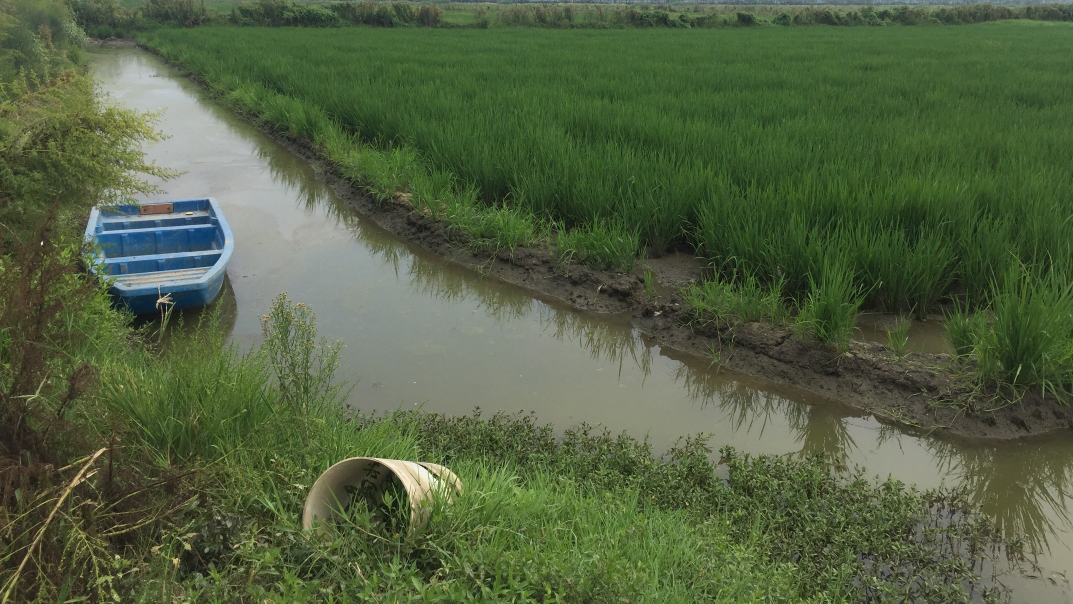
#> input picture Image/CrayfishRice.jpg, 3219 x 1811 px (shown at 1/3 size)
$ python OpenCV_ImageShow.py
#> lines starting #> are read from the running program, lines starting #| are printed output that depends on the picture
#coding:utf-8
import cv2,os
import numpy as np
from matplotlib import pyplot as plt

#用来正常显示中文标签
plt.rcParams['font.sans-serif']=['SimHei']
plt.rcParams['font.sans-serif']=['Times New Roman']
plt.rcParams['axes.unicode_minus'] = False# 显示负号
plt.rcParams['figure.dpi'] = 100 #分辨率

#图片基本信息获取及不同效果显示
# [98 lines left out: functions cvshowbasicimg, getGrayHist, getRGBHist, not called in this run]

#获取RGB三个通道的直方图并绘制到一张图里
def getRGBHistOnebyOne(img):
#> called with img = 'CrayfishRice.jpg'
    img_bgr = cv2.imread(img, cv2.IMREAD_COLOR) #OpenCV读取颜色顺序：BRG
#> img_bgr is the input picture: shape (1811, 3219, 3); mean B, G, R 65.6, 96.7, 82.3
    img_b = img_bgr[..., 0]
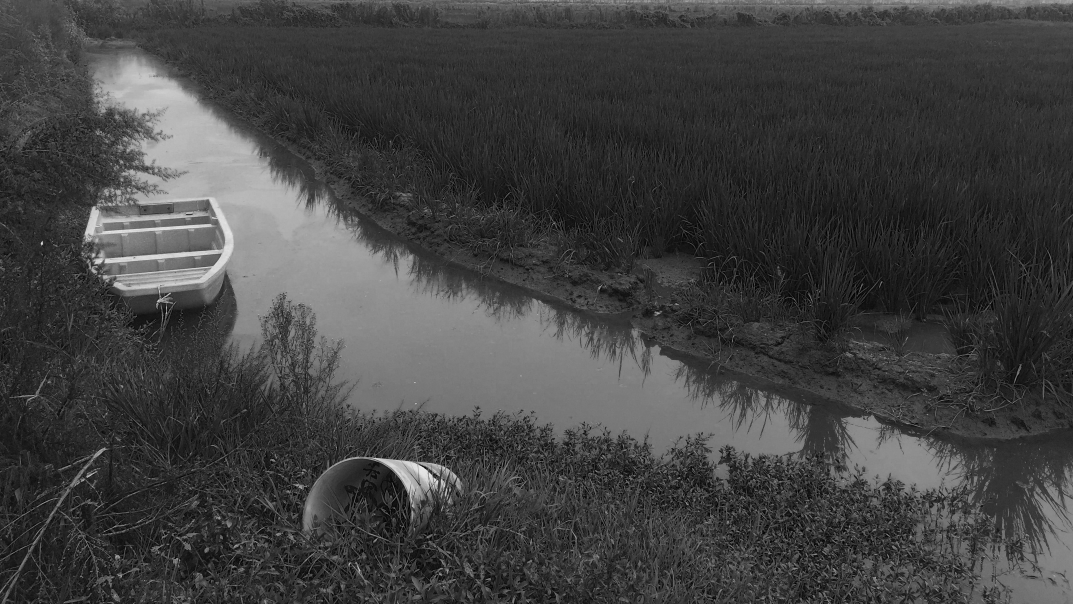
#> img_b: shape (1811, 3219) (shown at 1/3 size); min 0, max 255, mean 65.6
    img_g = img_bgr[..., 1]
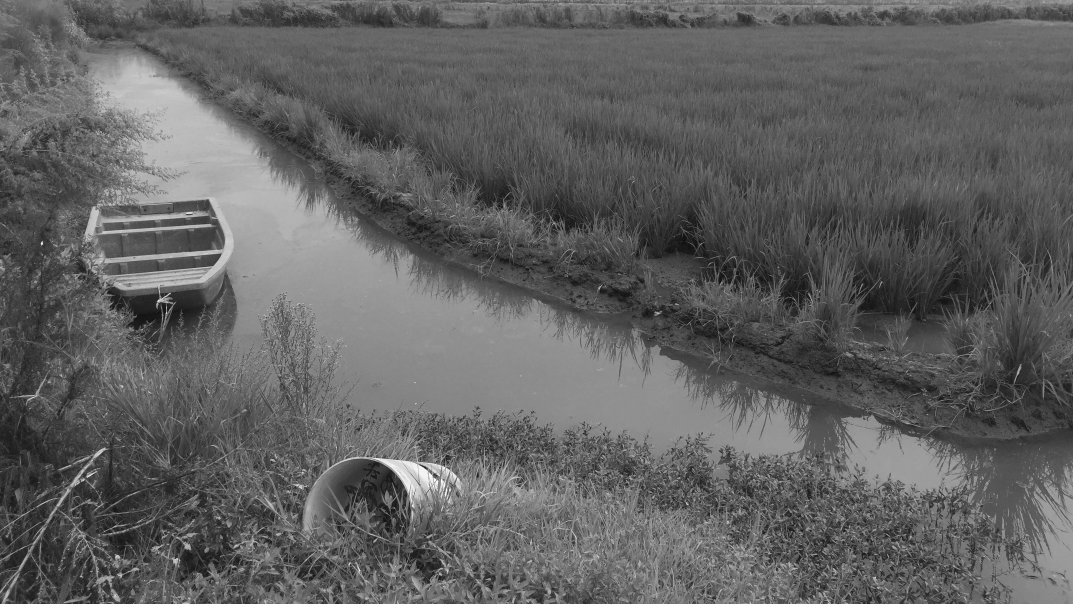
#> img_g: shape (1811, 3219) (shown at 1/3 size); min 1, max 255, mean 96.7
    img_r = img_bgr[..., 2]
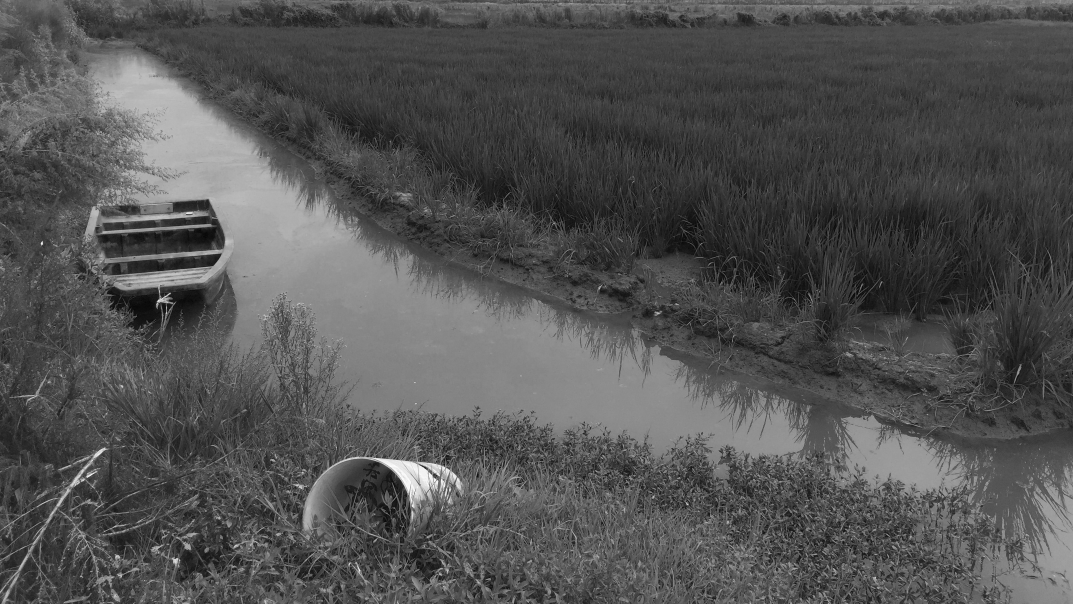
#> img_r: shape (1811, 3219) (shown at 1/3 size); min 0, max 255, mean 82.3

    # 按R、G、B三个通道分别计算颜色直方图
    b_hist = cv2.calcHist([img_bgr], [0], None, [256], [0, 256])
#> b_hist = 256 values, max 109799 at index 49, min 0 at index 252, mean 22771.9
    g_hist = cv2.calcHist([img_bgr], [1], None, [256], [0, 256])
#> g_hist = 256 values, max 85815 at index 94, min 0 at index 0, mean 22771.9
    r_hist = cv2.calcHist([img_bgr], [2], None, [256], [0, 256])
#> r_hist = 256 values, max 104149 at index 66, min 76 at index 254, mean 22771.9

    fig = plt.gcf()                                  #分通道显示图片
    fig.set_size_inches(10, 15)

    plt.subplot(241)
    plt.imshow(np.flip(img_bgr, axis=2))             #展平图像数组并显示
    plt.axis('off')
    plt.title('Image')

    plt.subplot(242)
    plt.imshow(img_r, cmap='gray')
    plt.axis('off')
    plt.title('R')

    plt.subplot(243)
    plt.imshow(img_g, cmap='gray')
    plt.axis('off')
    plt.title('G')

    plt.subplot(244)
    plt.imshow(img_b, cmap='gray')
    plt.axis('off')
    plt.title('B')

    plt.subplot(245)
    # 显示3个通道的颜色直方图
    plt.plot(b_hist, label='B', color='blue')
    plt.plot(g_hist, label='G', color='green')
    plt.plot(r_hist, label='R', color='red')
    plt.legend(loc='best')
    plt.xlim([0, 256])

    plt.subplot(246)
    # 显示单个通道的颜色直方图
    plt.plot(r_hist, label='R', color='red')
    plt.legend(loc='best')
    plt.xlim([0, 256])

    plt.subplot(247)
    # 显示1个通道的颜色直方图
    plt.plot(g_hist, label='G', color='green')
    plt.legend(loc='best')
    plt.xlim([0, 256])

    plt.subplot(248)
    # 显示1个通道的颜色直方图
    plt.plot(b_hist, label='B', color='blue')
    plt.legend(loc='best')
    plt.xlim([0, 256])

    plt.show()
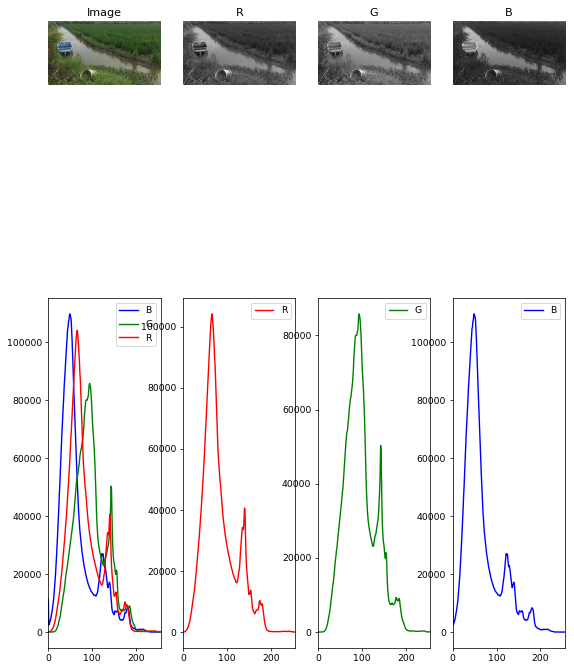
#> figure drawn by matplotlib, 8 panels; panel 5: curve peaks at x = 49, y = 109799; panel 5: curve peaks at x = 94, y = 85815; panel 5: curve peaks at x = 66, y = 104149; panel 6: curve peaks at x = 66, y = 104149


if __name__=='__main__':
    #获取工程根目录的路径
    rootPath = os.path.abspath(os.path.dirname(os.path.dirname(__file__)))
    #print('rootPath:'+rootPath)
    #数据文件路径
    dataPath = os.path.abspath(rootPath + r'\Image')
    #print('dataPath:'+dataPath)
    #切换目录
    os.chdir(dataPath)
    #SHP文件路径
    imgFile ="CrayfishRice.jpg"
    #cvshowbasicimg(imgFile)
    #getGrayHist(imgFile)
    #getRGBHist(imgFile)
    getRGBHistOnebyOne(imgFile)

$ run again, with Image/YellowPeaches.jpg copied over Image/CrayfishRice.jpg
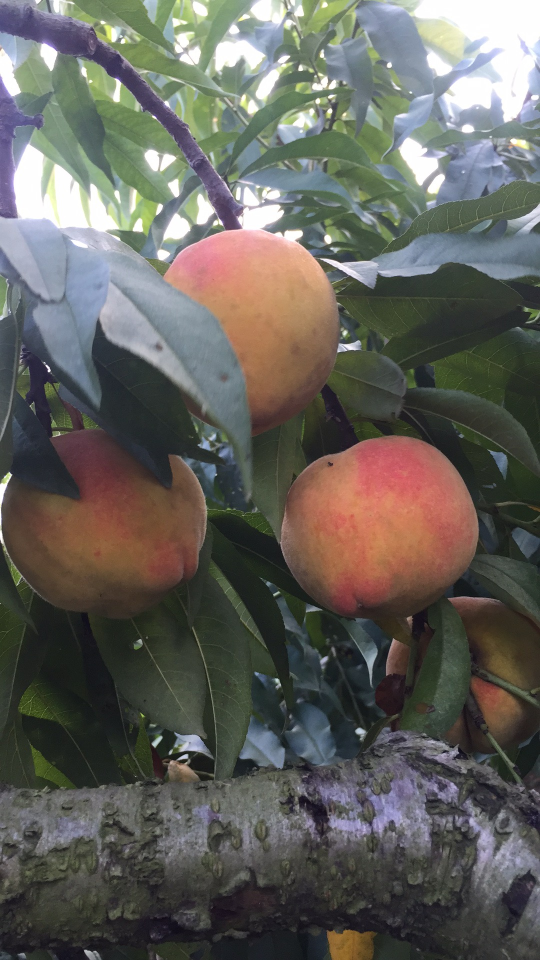
#> input picture Image/YellowPeaches.jpg, 1080 x 1920 px (shown at 1/2 size)
#> in getRGBHistOnebyOne, img_bgr is the input picture: shape (1920, 1080, 3); mean B, G, R 91.3, 97.3, 99.2
#> in getRGBHistOnebyOne, `img_b = img_bgr[..., 0]`:
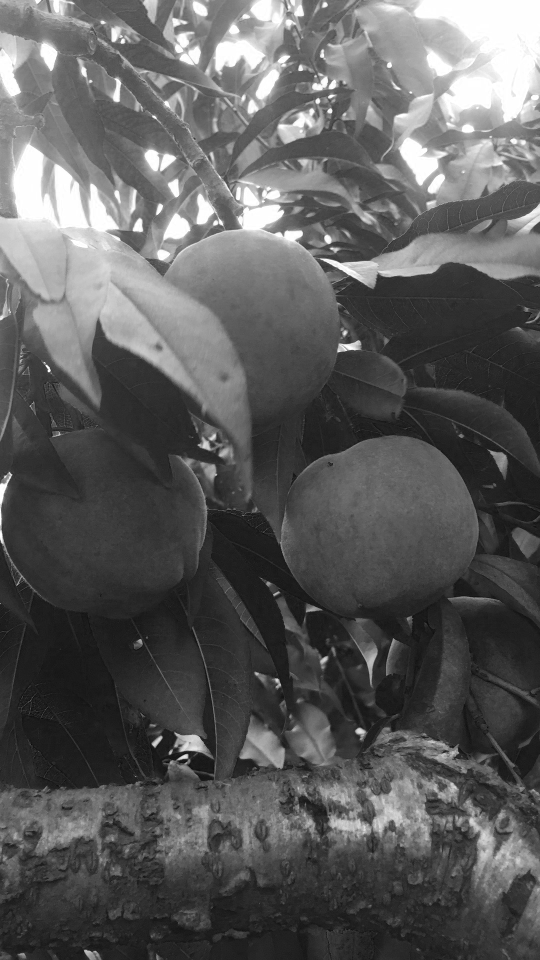
#> img_b: shape (1920, 1080) (shown at 1/2 size); min 0, max 255, mean 91.3
#> in getRGBHistOnebyOne, `img_r = img_bgr[..., 2]`:
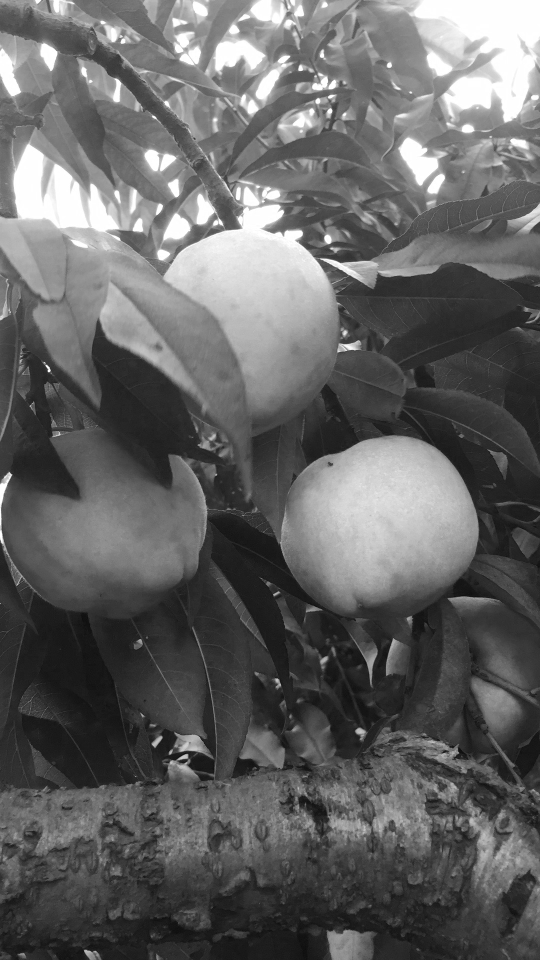
#> img_r: shape (1920, 1080) (shown at 1/2 size); min 5, max 255, mean 99.2
#> b_hist = 256 values, max 37062 at index 254, min 4 at index 2, mean 8100
#> g_hist = 256 values, max 45181 at index 254, min 0 at index 0, mean 8100
#> r_hist = 256 values, max 44395 at index 254, min 0 at index 0, mean 8100
